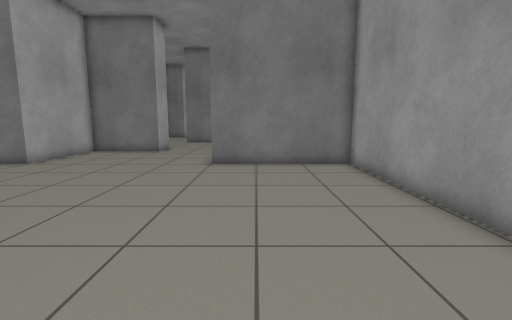
View 1 (above)

14 first-person views from a walk through a Gazebo world. The camera is 0.94 m above the floor, tilts 8° down and sees 85° across. The floor is counted in squares, 0.5 m on a side. Each view is taken from the middle of a square. On the plan, view 1 faces up. The plan holds only what a view shows up to about 16 squares ahead; the rest is blank. The place goes on beyond the plan.

View 2
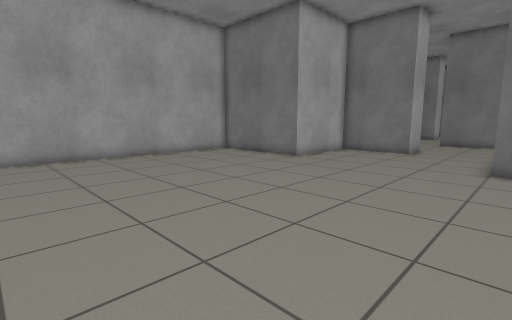

View 3
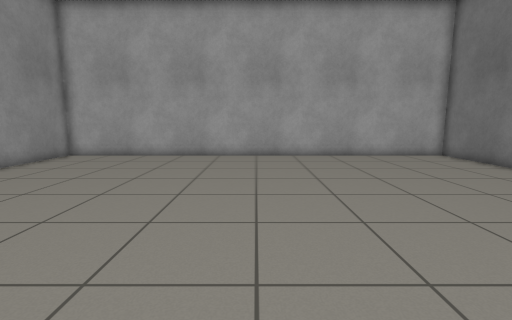

View 4
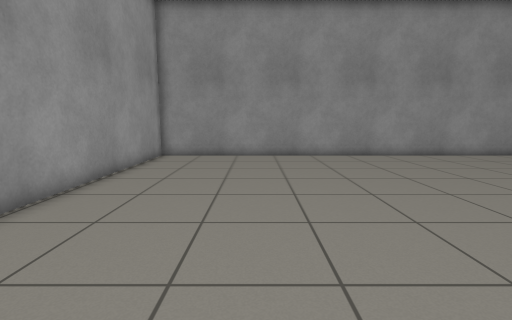

View 5
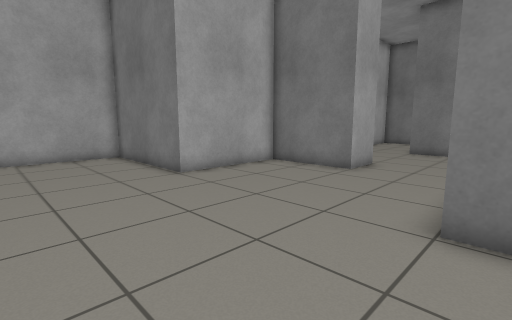

View 6
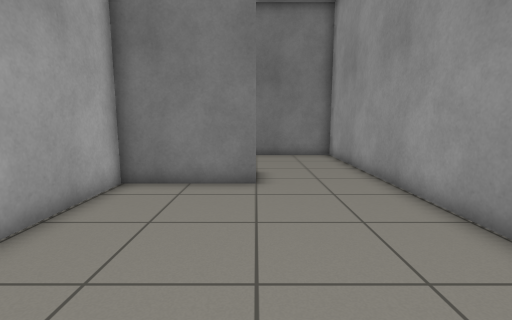

View 7
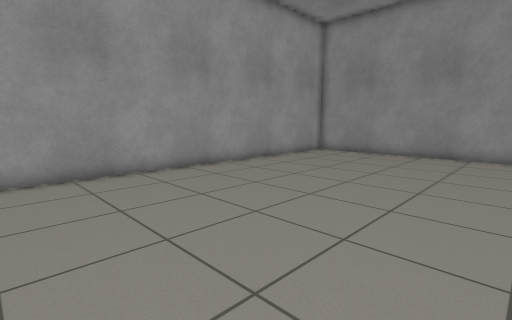

View 8
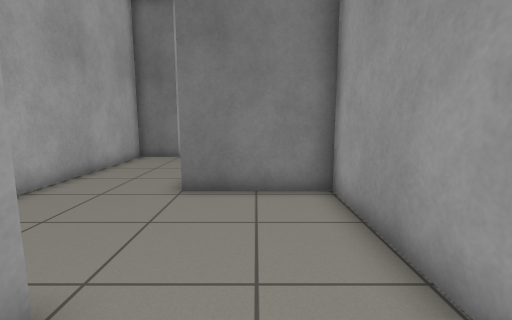

View 9
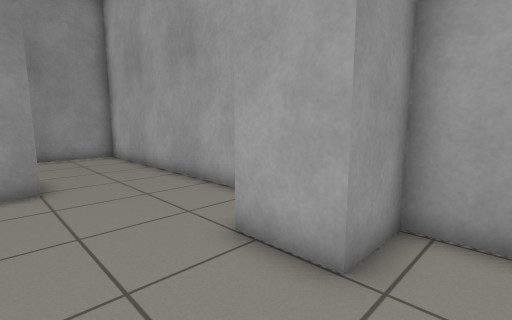

View 10
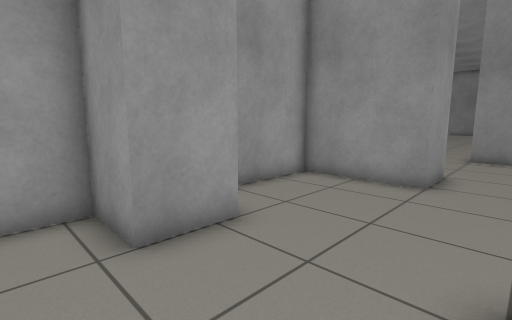

View 11
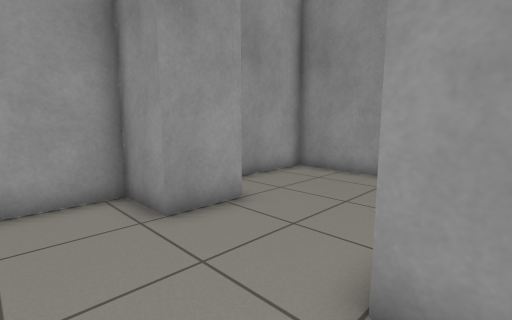

View 12
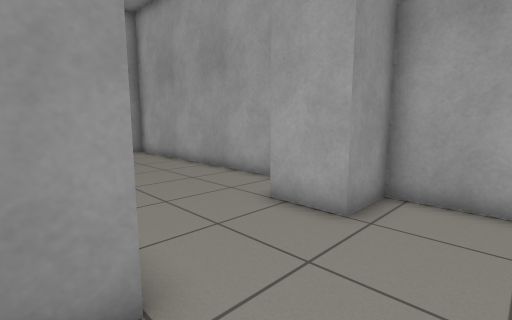

View 13
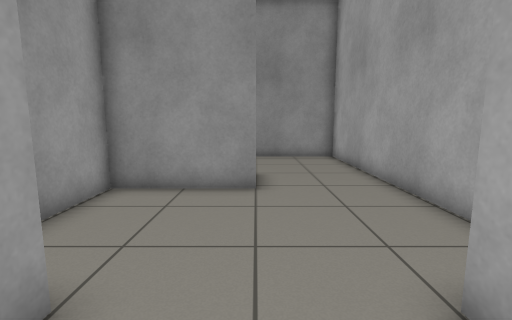

View 14
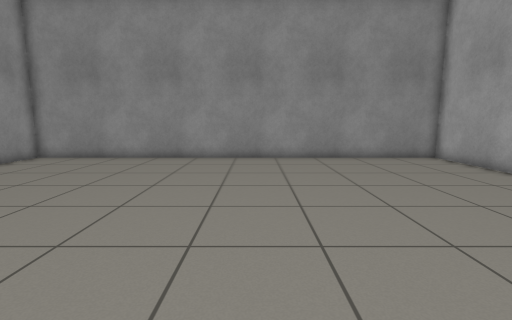

### Floor plan
Points are (right, up) in squares from view 1. A wall is a line through its corners. A room is listed if a view was taken in it or the views show most of it. See-through windows are left out.
Room 1 (views 1, 2, 3, 4, 5, 6, 7, 8, 14)
walls: (-1.9, 13.1) (-1.9, 24.4) (-6, 24.4); (-6, 19.3) (-6, 17.2) (-10.1, 17.2) (-10.1, 12.2) (-16.2, 12.2) (-16.2, -8.2) (4.2, -8.2) (4.2, 12.2) (-2, 12.2)
ways out: opening at (-6, 21.5) to room 2
Room 2 (views 9, 10, 11, 12, 13)
walls: (-4, 31.4) (-4, 33.5) (-1.9, 33.5) (-1.9, 35.9); (-6, 24.4) (-6, 26.4) (-1.9, 26.4) (-1.9, 29.8); (-10.1, 35.9) (-10.1, 33.5) (-8, 33.5) (-8, 31.5) (-10.1, 31.5) (-10.1, 19.3) (-6, 19.3)
ways out: opening at (-6, 21.5) to room 1

Positions as (right, up) in squares from view 1, and headings:
1: (0, 0), facing up
2: (-1, 0), facing up-left
3: (-1, 2), facing left
4: (-1, 7), facing down
5: (-1, 7), facing up-left
6: (-6, 9), facing up
7: (-6, 8), facing down-right
8: (-4, 17), facing up
9: (-5, 35), facing down-left
10: (-8, 35), facing down-right
11: (-9, 36), facing down-right
12: (-3, 36), facing down-left
13: (-6, 34), facing down
14: (-7, 6), facing down
